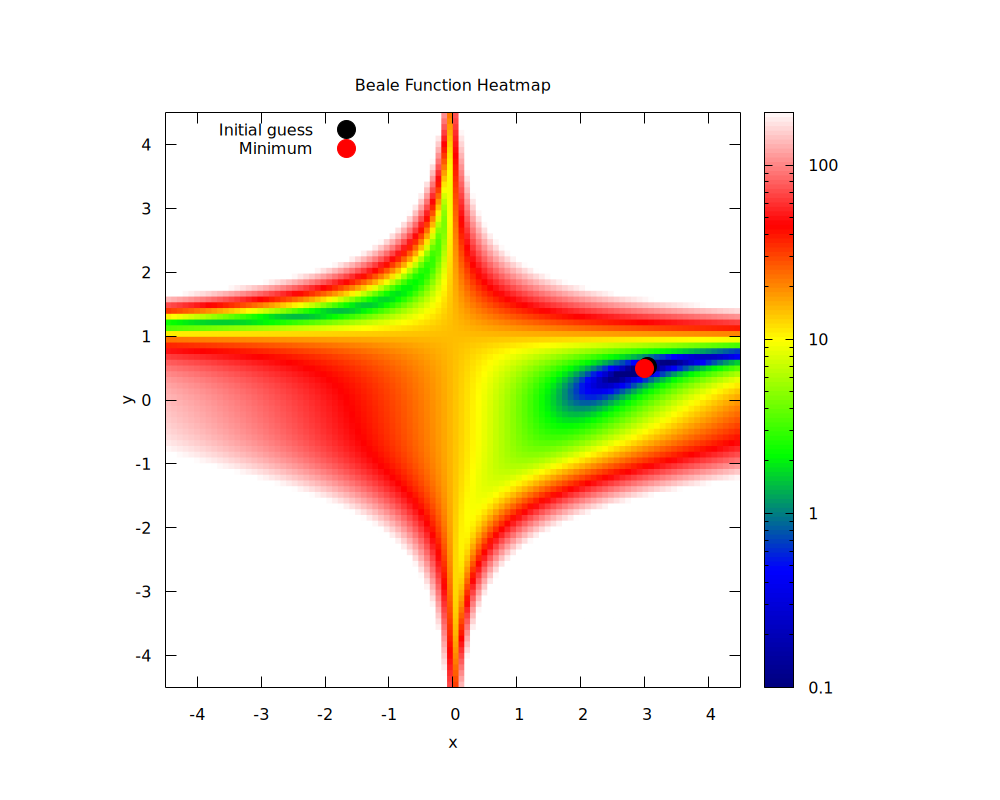

Write gnuplot code to recreate this figure.
set terminal pngcairo size 1000,800
set output 'plotB.png'

set title "Beale Function Heatmap"
set xlabel "x"
set ylabel "y"
set xrange [-4.5:4.5]
set yrange [-4.5:4.5]

# Heatmap configuration
set pm3d map
set palette defined (0 "navy", 50 "blue", 100 "green", 150 "yellow", 200 "red", 250 "white")
set cbrange [0:200]
set logscale cb
set colorbox
set size ratio -1
set key top left

# Label near final minimum
set label "Minimum" at graph 0.72, 0.12 tc rgb "red"

splot 'beale_surface.txt' using 1:2:3 with pm3d notitle, \
      'best_beale.txt' using 1:2:(0) with points pt 7 ps 3 lc rgb 'black' title "Initial guess", \
      'final_beale.txt' using 1:2:(0) with points pt 7 ps 3 lc rgb 'red' title "Minimum"
